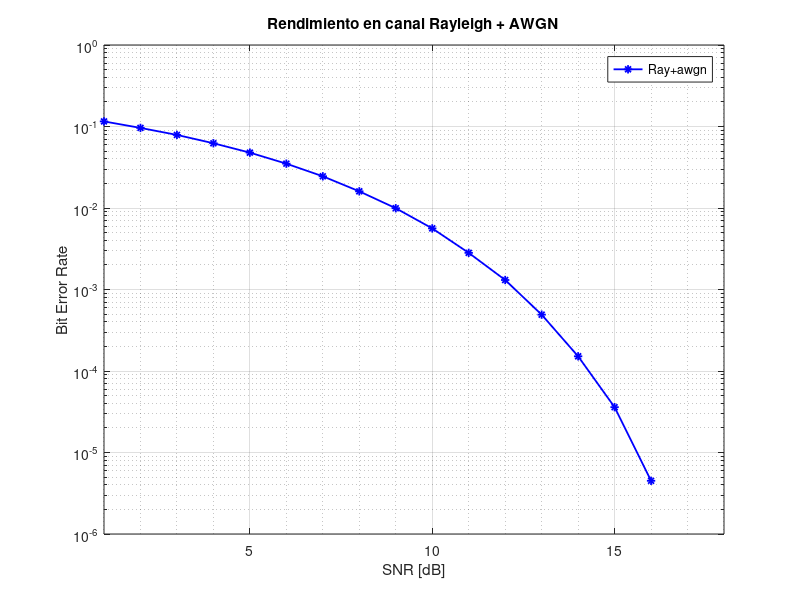

Here is the MATLAB script that generated this plot:
%     TRANSMISION Y RECEPCION DE PULSOS OFDM EN CANAL RAYLEIGH/AWGN       %
%         CON CANAL ESTATICO Y ECUALIZACION SIMPLE Sr=St/H                %        
%                                                                         %
%%%%%%%%%%%%%%%%%%%%%%%%%%%%%%%%%%%%%%%%%%%%%%%%%%%%%%%%%%%%%%%%%%%%%%%%%%%
%========================= Borrar datos ==================================%
%=========================================================================%
clear
close all
clc

%======================== Inicio de variables ============================%
num_bits = 100000;                                  % 100 mil bits
SNR=[1:30];                                         % Vector relacion señal a ruido
num_subportadoras = 64;                             % Número de subportadoras en OFDM
cyclic_prefix_length = 16;                          % Longitud del prefijo cíclico en OFDM
Mod = 2;                                            % Bits por símbolo [1 2 4]

% Ajustar el número de bits para que sea un múltiplo del número de subportadoras
num_bits_s = ceil(num_bits / num_subportadoras) * num_subportadoras;

for k=1:20
    for i=1:length(SNR)
        x= randi([0,1],num_bits_s,1);               % Genero el vector columna, bits en paralelo
        bpsk_signal = pskmod(x,Mod);                % Modulacion bpsk
        
        % Generar símbolos OFDM
        num_symbols = ceil(num_bits_s / num_subportadoras);                 % Número de simbolos OFDM necesarios
        pulsos_ofdm = reshape(bpsk_signal, num_subportadoras, num_symbols); % Agrupar los bits en símbolos OFDM (las 64 portadoras en paralelo)
        
        % Modulación OFDM
        pulsos_modulados_ofdm = ifft(pulsos_ofdm);                          % Transformada inversa de Fourier

        % Agregar el prefijo cíclico
        pulsos_ofdm_cp = [pulsos_modulados_ofdm(end-cyclic_prefix_length+1:end, :); pulsos_modulados_ofdm]; % Agregar el prefijo cíclico

        h = [0.8; zeros(7,1); -0.5; zeros(7,1); 0.34];                      %Canal Rayleigh
        OFDM_Ray = filter(h,1,pulsos_ofdm_cp);                              %Pasa la señal por el canal

        
        % Agregar ruido a la señal recibida
        ofdm_awgn=awgn(OFDM_Ray,SNR(i),'measured');
       
        % Eliminar el prefijo cíclico
        senal_recibida_ofdm_sin_cp = ofdm_awgn(cyclic_prefix_length+1:end, :);

        % Demodulación OFDM
        pulsos_demodulados_ofdm = fft(senal_recibida_ofdm_sin_cp); % Transformada de Fourier
        
        % Respuesta en frecuencia del canal estimada
        H = fftshift(fft(h, num_subportadoras));

        %Ecualizacion
        yEq = pulsos_demodulados_ofdm ./ H;

        % Demodulacion BPSK
        bpsk_r=pskdemod(yEq,Mod);  

        bpsk_r_v = reshape(bpsk_r, size(x));            % convierto la matriz en vector columna

        %Calculo del BER
        isErr=x~=bpsk_r_v;                              % comparación be bits transmitidos con los recibidos
        BER(i,k)= nnz(isErr)/num_bits_s;                % Matriz que almacena los BER por cada Tx/Rx
    end
end
Ber_promedio=mean(BER,2);                               % Calculo el BER promedio de la matrix BER
semilogy (SNR, Ber_promedio,'b - *','linewidth',1.3)
title("Rendimiento en canal Rayleigh + AWGN")
xlabel('SNR [dB]')
xlim([1 18])
ylabel('Bit Error Rate')
legend('Ray+awgn');
hold on;
grid on;
grid minor;
% FIN DEL CODIGO
